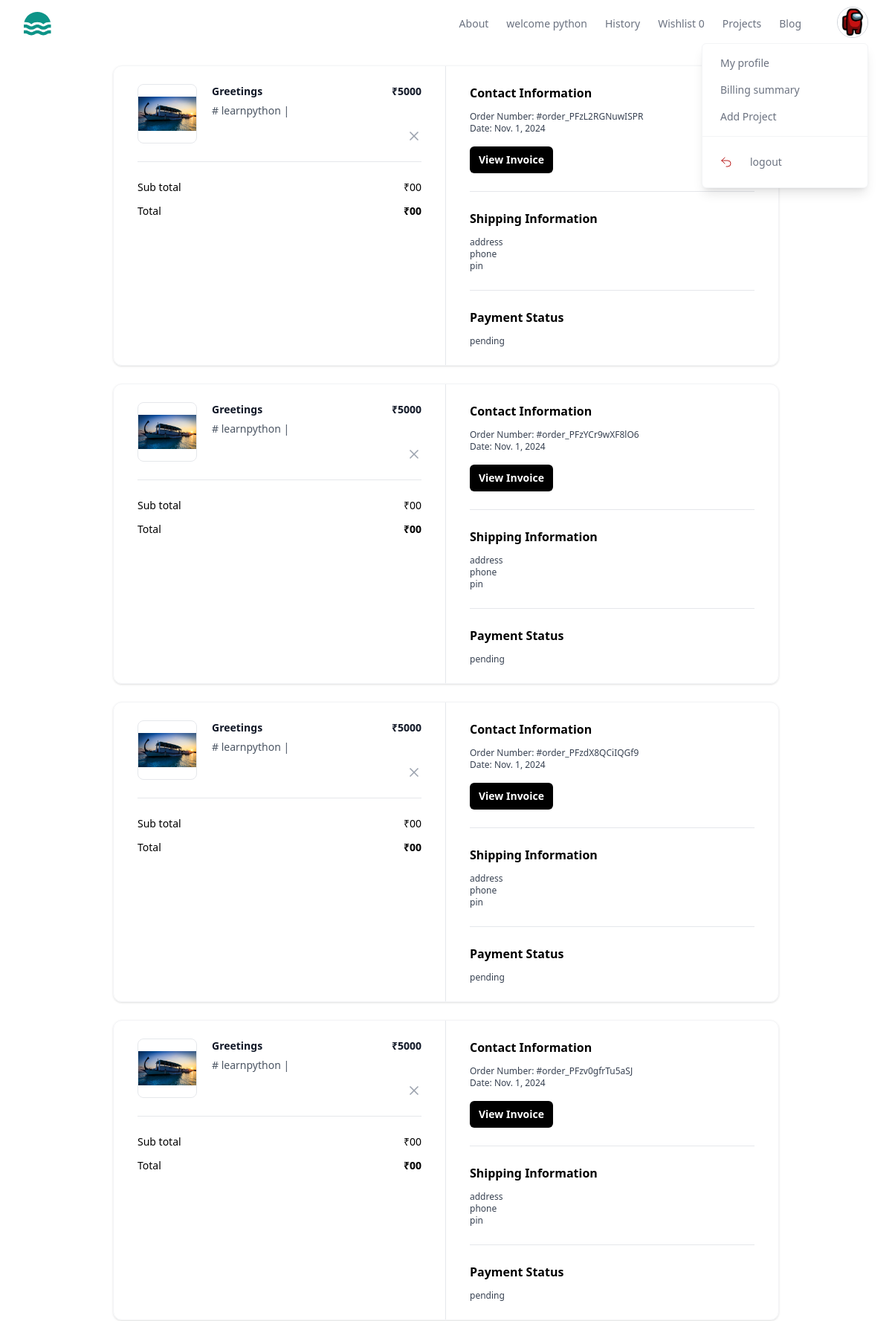
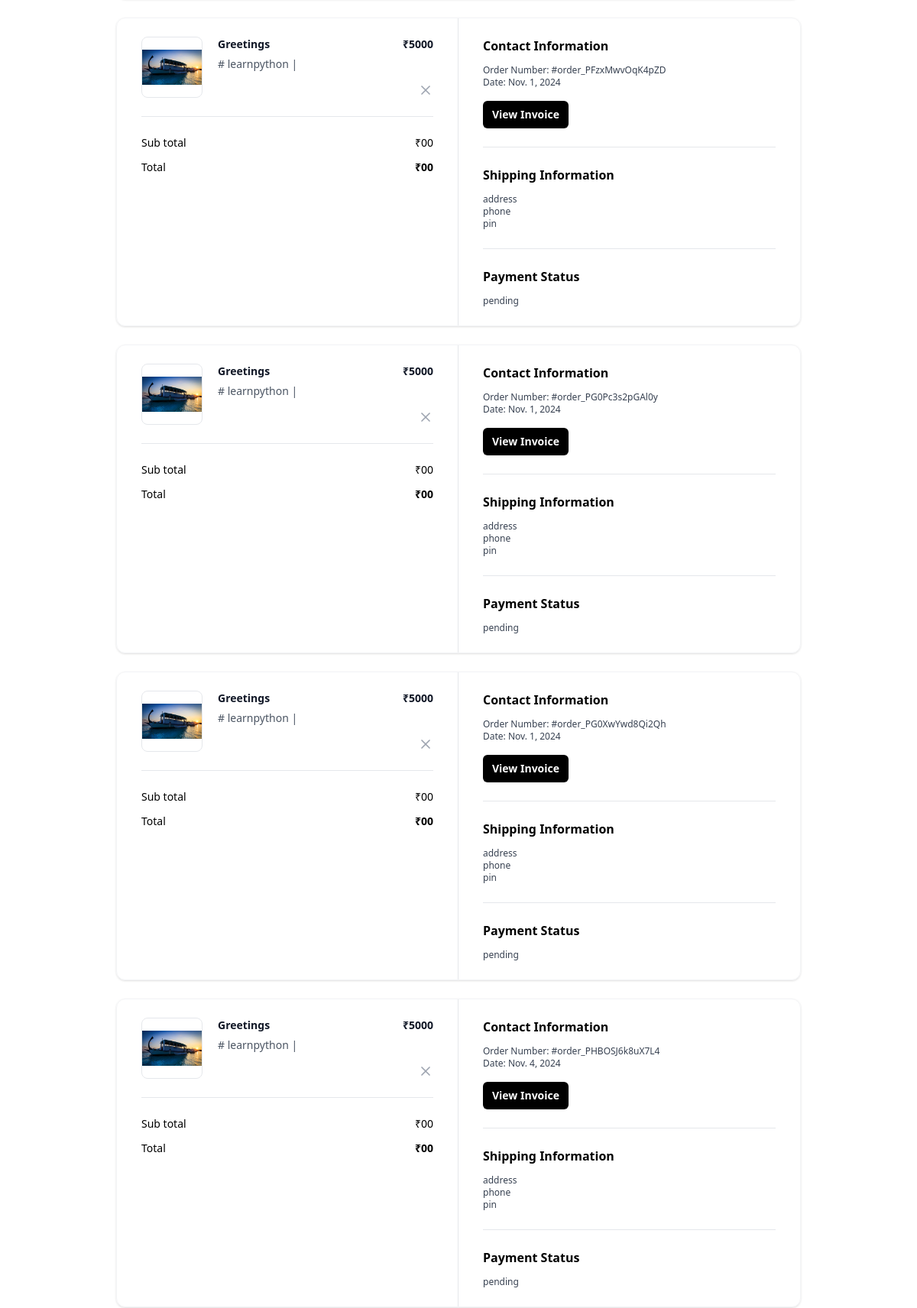
Screenshot of /orders/ (signed in, upper part) with the database file from the repository (2 pictures, top to bottom).
### store/models.py (models this page shows, shortened)
class BaseModel(models.Model):
    created_date=models.DateTimeField(auto_now_add=True)
    updated_date=models.DateTimeField(auto_now=True)
    is_active=models.BooleanField(default=True)

class UserProfile(BaseModel):
    bio=models.CharField(max_length=200,null=True)
    profile_picture=models.ImageField(upload_to="profilepictures",null=True,blank=True,default="profilepictures/default.png")
    phone=models.CharField(max_length=200)
    owner=models.OneToOneField(User,on_delete=models.CASCADE,related_name="profile")

class WishListItem(BaseModel):
    wishlist_object=models.ForeignKey(WishList,on_delete=models.CASCADE,related_name="basket_item")
    project_object=models.ForeignKey(Project,on_delete=models.CASCADE)
    is_order_placed=models.BooleanField(default=False)

class Project(BaseModel):
    title=models.CharField(max_length=200)
    description=models.TextField()
    preview_image=models.ImageField(upload_to="previewimages",null=True,blank=True)
    price=models.PositiveIntegerField()
    developer=models.ForeignKey(User,on_delete=models.CASCADE)
    files=models.FileField(upload_to="projects",null=True,blank=True)
    tag_objects=models.ManyToManyField(Tag,null=True)
    thumbnail=EmbedVideoField()

class Tag(BaseModel):
    title=models.CharField(max_length=200)

class Order(BaseModel):
    wishlist_item_objects=models.ManyToManyField(WishListItem)
    is_paid=models.BooleanField(default=False)
    order_id=models.CharField(max_length=200,null=True)
    customer=models.ForeignKey(User,on_delete=models.CASCADE,null=True)

class BaseModel(models.Model):
    created_date=models.DateTimeField(auto_now_add=True)
    updated_date=models.DateTimeField(auto_now=True)
    is_active=models.BooleanField(default=True)

### store/views.py (the view)
# urls.py: path('orders/',views.MyoderView.as_view(),name="orders"),
class MyoderView(View):
    template_name="my_order.html"
    def get(self,request,*args,**kwargs):
        qs=Order.objects.filter(customer=request.user)
        return render(request,self.template_name,{"data":qs})

### store/context_processor.py (called while the page is built)
def wishlist_item_count(request):
    count=0
    if request.user.is_authenticated:
        count=request.user.basket.basket_item.filter(is_order_placed=False).count()
    return {"cartitem_count":count}

### store/templates/my_order.html (shortened to what this page needs)
{%extends 'base.html'%}
{%block main_block%}
{%for o in data%}
<div class="mx-auto my-4 max-w-4xl md:my-6">
    <div class="overflow-hidden rounded-xl border border-gray-100 shadow">
      <div class="grid grid-cols-1 md:grid-cols-2">
        <div class="px-5 py-6 md:border-r md:border-r-gray-200 md:px-8">
          <div class="flow-root">
            <ul class="-my-7 divide-y divide-gray-200">
              {%for wi in o.wishlist_item_objects.all%}
              <li class="flex items-stretch justify-between space-x-5 py-7">
                <div class="flex flex-1 items-stretch">
                  <div class="flex-shrink-0">
                    <img
                      class="h-20 w-20 rounded-lg border border-gray-200 object-contain"
                      src="{{wi.project_object.preview_image.url}}"
                      alt="https://static.nike.com/a/images/c_limit,w_592,f_auto/t_product_v1/54a510de-a406-41b2-8d62-7f8c587c9a7e/air-force-1-07-lv8-shoes-9KwrSk.png"
                    />
                  </div>
                  <div class="ml-5 flex flex-col justify-between">
                    <div class="flex-1">
                      <p class="text-sm font-bold text-gray-900">
                       {{wi.project_object.title}}
                      </p>
                      <p class="mt-1.5 text-sm font-medium text-gray-600">
                       {%for t in wi.project_object.tag_objects.all%}
                      # {{t.title}} |
                       {%endfor%}
                      </p>
                    </div>
                  </div>
                </div>
                <div class="ml-auto flex flex-col items-end justify-between">
                  <p class="text-right text-sm font-bold text-gray-900">
                    ₹{{wi.project_object.price}}
                  </p>
                  <button
                    type="button"
                    class="-m-2 inline-flex rounded p-2 text-gray-400 transition-all duration-200 hover:text-gray-900 focus:outline-none focus:ring-2 focus:ring-gray-900 focus:ring-offset-2"
                  >
                    <svg
                      xmlns="http://www.w3.org/2000/svg"
                      width="24"
                      height="24"
                      viewBox="0 0 24 24"
                      fill="none"
                      stroke="currentColor"
                      stroke-width="2"
                      stroke-linecap="round"
                      stroke-linejoin="round"
                      class="h-5 w-5"
                    >
                      <line x1="18" y1="6" x2="6" y2="18"></line>
                      <line x1="6" y1="6" x2="18" y2="18"></line>
                    </svg>
                  </button>
                </div>
              </li>
              {%endfor%}
            </ul>
            <hr class="mt-6 border-gray-200" />
            <ul class="mt-6 space-y-3">
              <li class="flex items-center justify-between">
                <p class="text-sm font-medium">Sub total</p>
                <p class="text-sm font-medium">₹00</p>
              </li>
              <li class="flex items-center justify-between">
                <p class="text-sm font-medium ">Total</p>
                <p class="text-sm font-bold ">₹00</p>
              </li>
            </ul>
          </div>
        </div>
        <div class="px-5 py-6 md:px-8">
          <div class="flow-root">
            <div class="-my-6 divide-y divide-gray-200">
              <div class="py-6">
                <h2 class="text-base font-bold text-black">
                  Contact Information
                </h2>
                <p class="fontmedium mt-3 text-xs text-gray-700">
                  Order Number: #{{o.order_id}}
                </p>
                <p class="text-xs font-medium text-gray-700">
                  Date: {{o.created_date|date}}
                </p>
                <button
                  type="button"
                  class="mt-4 rounded-md bg-black px-3 py-2 text-sm font-semibold text-white shadow-sm hover:bg-black/80 focus-visible:outline focus-visible:outline-2 focus-visible:outline-offset-2 focus-visible:outline-black"
                >
                  View Invoice
                </button>
              </div>
              <div class="py-6">
                <h2 class="mb-2 text-base font-bold text-black">
                  Shipping Information
                </h2>
                <p class="mt-3 text-xs font-medium text-gray-700">address</p>
                <p class="text-xs font-medium text-gray-700">
               phone
                </p>
                <p class="text-xs font-medium text-gray-700">pin</p>
              </div>
              <div class="py-6">
                <h2 class="text-base font-bold text-black">
                  Payment Status
                </h2>
                <p class="mt-3 text-xs font-medium text-gray-700">
                  {%if o.is_paid%}
                        completed
                  {%else%}
                    pending
                  {%endif%}
                </p>
              </div>
            </div>
          </div>
        </div>
      </div>
    </div>
  </div>
{%endfor%}
{%endblock%}

### store/templates/base.html (shortened to what this page needs)
<!DOCTYPE html>
<html lang="en">
<head>
    <script src="https://cdn.tailwindcss.com"></script>
</head>
<body>
    <header class="bg-white">
        <div class="mx-auto max-w-screen-xl px-4 sm:px-6 lg:px-8">
          <div class="flex h-16 items-center justify-between">
            <div class="flex-1 md:flex md:items-center md:gap-12">
              <a class="block text-teal-600" href="#">
              </a>
            </div>
            <div class="md:flex md:items-center md:gap-12">
              <nav aria-label="Global" class="hidden md:block">
                <ul class="flex items-center gap-6 text-sm">
                  <li>
                    <a class="text-gray-500 transition hover:text-gray-500/75" href="#"> About </a>
                  </li>
                  <li>
                    <a class="text-gray-500 transition hover:text-gray-500/75" href="#"> welcome {{request.user}} </a>
                  </li>
                  <li>
                    <a class="text-gray-500 transition hover:text-gray-500/75" href="#"> History </a>
                  </li>
                  <li>
                    <a class="text-gray-500 transition hover:text-gray-500/75" href="{%url 'my-wishlist' %}"> Wishlist {{cartitem_count}}</a>
                  </li>
                  <li>
                    <a class="text-gray-500 transition hover:text-gray-500/75" href="{%url 'my-work'%}"> Projects </a>
                  </li>
                  <li>
                    <a class="text-gray-500 transition hover:text-gray-500/75" href="#"> Blog </a>
                  </li>
                </ul>
              </nav>
              <div class="hidden md:relative md:block">
                <button
                  type="button"
                  class="overflow-hidden rounded-full border border-gray-300 shadow-inner"
                >
                  <img
                    src="{{request.user.profile.profile_picture.url}}"
                    alt=""
                    class="size-10 object-cover"
                  />
                </button>
                <div
                  class="absolute end-0 z-10 mt-0.5 w-56 divide-y divide-gray-100 rounded-md border border-gray-100 bg-white shadow-lg"
                  role="menu"
                >
                  <div class="p-2">
                    <a
                      href="{%url 'profile-edit'%}"
                      class="block rounded-lg px-4 py-2 text-sm text-gray-500 hover:bg-gray-50 hover:text-gray-700"
                      role="menuitem"
                    >
                      My profile
                    </a>
                    <a
                      href="#"
                      class="block rounded-lg px-4 py-2 text-sm text-gray-500 hover:bg-gray-50 hover:text-gray-700"
                      role="menuitem"
                    >
                      Billing summary
                    </a>
                    <a
                      href="{%url 'project-add'%}"
                      class="block rounded-lg px-4 py-2 text-sm text-gray-500 hover:bg-gray-50 hover:text-gray-700"
                      role="menuitem"
                    >
                      Add Project
                    </a>
                  </div>
                  <div class="p-2">
                    <form method="POST" action="#">
                      <button
                        type="submit"
                        class="flex w-full items-center gap-2 rounded-lg px-4 py-2 text-sm text-red-700 hover:bg-red-50"
                        role="menuitem"
                      >
                        <svg
                          xmlns="http://www.w3.org/2000/svg"
                          fill="none"
                          viewBox="0 0 24 24"
                          stroke-width="1.5"
                          stroke="currentColor"
                          class="size-4"
                        >
                          <path
                            stroke-linecap="round"
                            stroke-linejoin="round"
                            d="M9 15 3 9m0 0 6-6M3 9h12a6 6 0 0 1 0 12h-3"
                          />
                        </svg>
                        <a
                      href="{%url 'signout'%}"
                      class="block rounded-lg px-4 py-2 text-sm text-gray-500 hover:bg-gray-50 hover:text-gray-700"
                      role="menuitem"
                    >
                      logout
                    </a>
                      </button>
                    </form>
                  </div>
                </div>
              </div>
            </div>
          </div>
        </div>
      </header>
    {%block main_block%}
    {%endblock%}
</body>
</html>

### rows the page displays
Order: order_id "order_PFzL2RGNuwISPR", created_date "Nov. 1, 2024", is_paid "pending"
WishListItem: project_object.preview_image (picture), project_object "Greetings", project_object.price "5000"
Tag: title "learnpython"
Order: order_id "order_PFzYCr9wXF8lO6", created_date "Nov. 1, 2024", is_paid "pending"
WishListItem: project_object.preview_image (picture), project_object "Greetings", project_object.price "5000"
Order: order_id "order_PFzdX8QCiIQGf9", created_date "Nov. 1, 2024", is_paid "pending"
Order: order_id "order_PFzv0gfrTu5aSJ", created_date "Nov. 1, 2024", is_paid "pending"
Order: order_id "order_PFzxMwvOqK4pZD", created_date "Nov. 1, 2024", is_paid "pending"
WishListItem: project_object.preview_image (picture), project_object "Greetings", project_object.price "5000"
Order: order_id "order_PG0Pc3s2pGAl0y", created_date "Nov. 1, 2024", is_paid "pending"
WishListItem: project_object.preview_image (picture), project_object "Greetings", project_object.price "5000"
Order: order_id "order_PG0XwYwd8Qi2Qh", created_date "Nov. 1, 2024", is_paid "pending"
WishListItem: project_object.preview_image (picture), project_object "Greetings", project_object.price "5000"
Order: order_id "order_PHBOSJ6k8uX7L4", created_date "Nov. 4, 2024", is_paid "pending"
WishListItem: project_object.preview_image (picture), project_object "Greetings", project_object.price "5000"

### other values shown
{{ request.user }} "python"
{{ cartitem_count }} "0"
